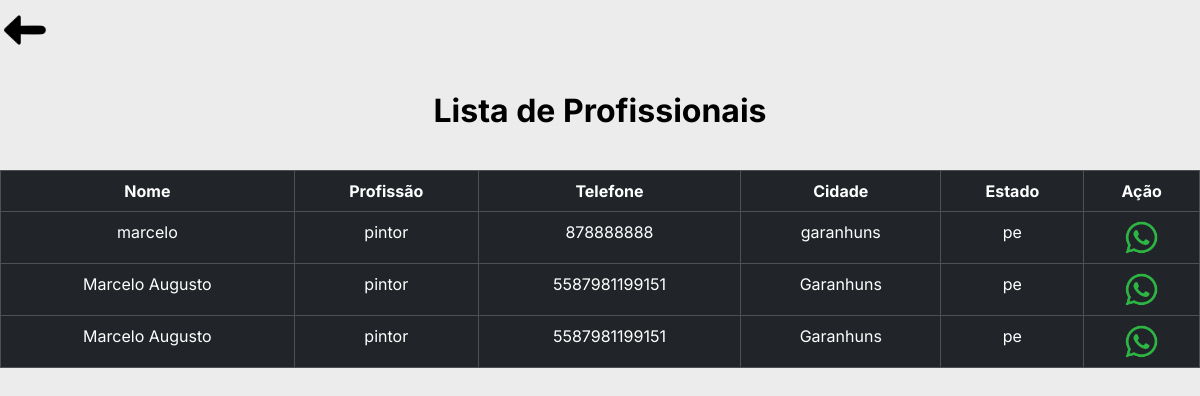
The page /profissionais/pintor on the database as committed earlier.
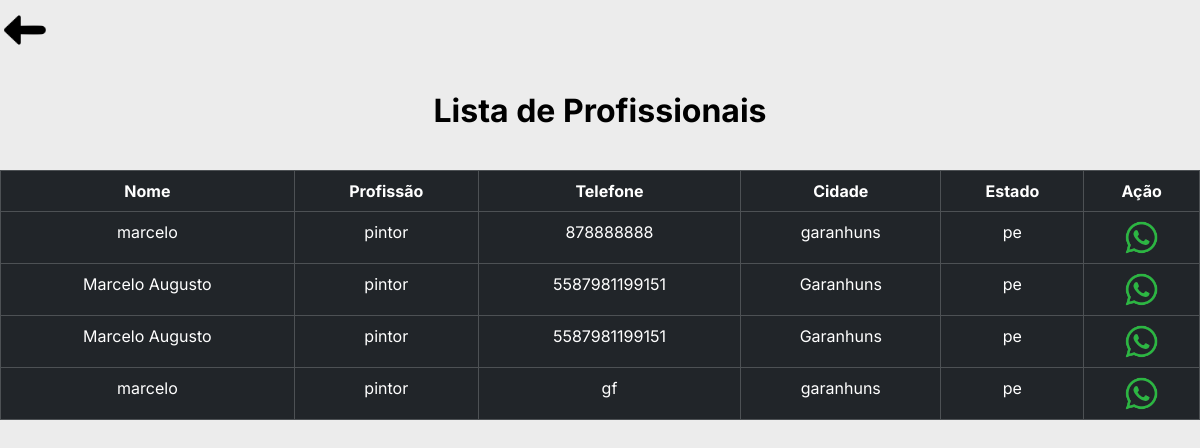
The same page on the database as committed later.
### tables this page shows
CREATE TABLE "profissionais"(
        "ID_profiss" INTEGER PRIMARY KEY AUTOINCREMENT,
        "nome"      TEXT,
        "CPF"       TEXT,
        "telefone"  TEXT,
        "email"     TEXT,
        "endereco"  TEXT,
        "num"       TEXT,
        "bairro"    TEXT,
        "CEP"       TEXT,
        cidade      TEXT,
        "uf"        TEXT,
        "profissao" TEXT
        );

### cliente.py (the view)
@bpclientes_blueprint.route('/profissionais/<profissao>', methods=['GET'])
def list_profissionais(profissao):
    profissionais = obter_profissionais_por_profissao(profissao)
    return render_template('clientes/perfil_profissional.html', profissionais=profissionais)

### cliente.py (called while the page is built)
def obter_profissionais_por_profissao(profissao):
    try:
        with sql.connect("goservice.db") as con:
            cur = con.cursor()
            print(profissao)
            cur.execute('''
                        SELECT * FROM profissionais
                        WHERE profissao = ?;
                    ''', (profissao,))
            dados = cur.fetchall()
            print('ggdgdgg',dados)
            colunas = [column[0] for column in cur.description]
            dados_json = [dict(zip(colunas, row)) for row in dados]
            return dados_json
    except sql.Error as err:
        print(f"Erro ao executar a consulta: {err}")
        return None

### templates/clientes/perfil_profissional.html (shortened to what this page needs)
{% extends 'clientes/base/base_lista.html' %}
{% block customCSS %}
<link rel="stylesheet" href="{{ url_for('static', filename='css/estilosCli/estilo_lista.css')}}">
{% endblock %}
{% block body %}
<h3 class="tit__pag">Lista de Profissionais</h3>
<table class="table table-bordered table-dark bg-dark tabua">
    <thead>
      <tr>
        <th scope="col">Nome</th>
        <th scope="col">Profissão</th>
        <th scope="col">Telefone</th>
        <th scope="col">Cidade</th>
        <th scope="col">Estado</th>
        <th scope="col">Ação</th>
      </tr>
    </thead>
    <tbody>
    {% for profissional in profissionais %}
      <tr>
        <td>{{ profissional['nome']  }}</td>
        <td>{{ profissional['profissao'] }}</td>
        <td>{{ profissional['telefone'] }}</td>
        <td>{{ profissional['cidade'] }}</td>
        <td>{{ profissional['uf'] }}</td>
        <td>
          <a href="https://wa.me/55{{ profissional['telefone'] }}">
            <img class="lista__prof-icone" src="{{ url_for('static', filename='img/whats.png')}}" alt="ícone do whatsapp">
          </a>
        </td>
      </tr>
    {% endfor %}
    </tbody>
  </table>
{% endblock %}

Rows that differ between the two databases and show on the page:
added profissionais: nome "marcelo", profissao "pintor", telefone "gf", cidade "garanhuns", uf "pe"
